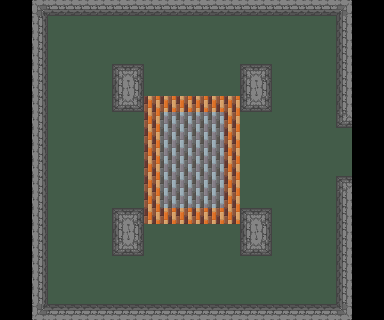

A level layout from a 2D game, rendered from its tile map. Below: a short description, then the map file with tile-grid data replaced by summaries:
An orthogonal 24x20 tile map with 16x16 px tiles, 3 tile layers (base, mid, top) and 4 objects (entry, music, final, boss).

<map version="2017.05.26" orientation="orthogonal" renderorder="right-down" width="24" height="20" tilewidth="16" tileheight="16" nextobjectid="211">
 <tileset firstgid="1" name="tileset.png" tilewidth="16" tileheight="16" tilecount="128" columns="32">
  <image source="../images/tileset.png" width="512" height="64" />
 </tileset>
 <layer name="base" width="24" height="20">
  <properties>
   <property name="tileset" value="tileset.png" />
  </properties>
  <data>[480 cells, 480 non-empty, 17 distinct tile ids]</data>
 </layer>
 <layer name="mid" width="24" height="20">
  <properties>
   <property name="tileset" value="tileset.png" />
  </properties>
  <data>[480 cells, 0 non-empty, 0 distinct tile ids]</data>
 </layer>
 <layer name="top" width="24" height="20">
  <properties>
   <property name="tileset" value="tileset.png" />
  </properties>
  <data>[480 cells, 0 non-empty, 0 distinct tile ids]</data>
 </layer>
 <objectgroup name="objects">
  <properties>
   <property name="gates" value="1,1;2,1;11,13;12,13;13;13" />
  </properties>
  <object id="200" name="entry_bot" type="entry" x="312" y="144" width="16" height="16">
   <properties>
    <property name="entryid" value="1" />
   </properties>
  </object>
  <object id="207" name="combat" type="music" x="32" y="0" width="16" height="16" />
 </objectgroup>
 <objectgroup color="#ffff7f" name="arena">
  <object id="209" name="final" x="48" y="16" width="288" height="288">
   <properties>
    <property name="gate" value="21,8;21,9;21,10" />
   </properties>
  </object>
 </objectgroup>
 <objectgroup color="#ff0000" name="traps" />
 <objectgroup name="enemies">
  <object id="210" name="boss" type="boss" x="176" y="144" width="16" height="16" />
 </objectgroup>
</map>
